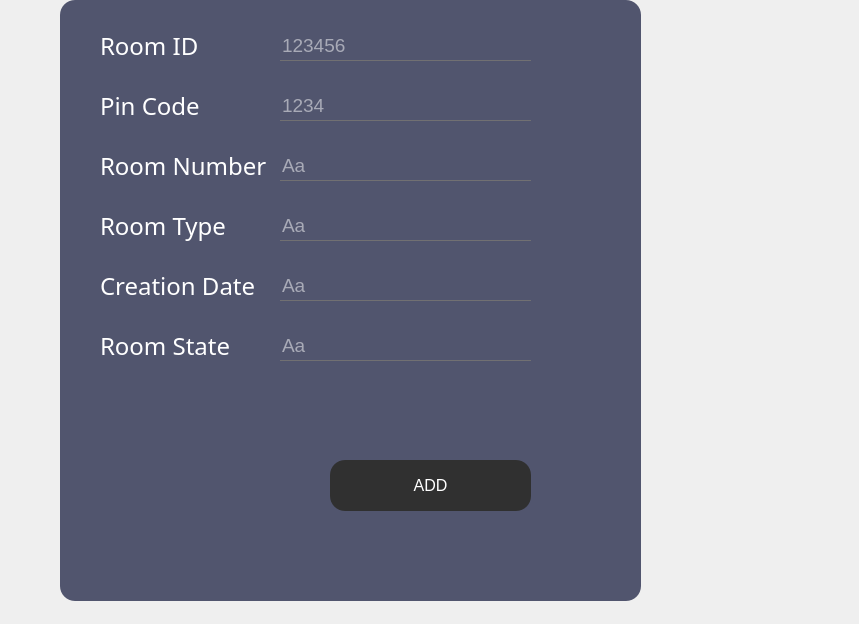
<?xml version="1.0" encoding="UTF-8"?>
<ui version="4.0">
 <class>add</class>
 <widget class="QDialog" name="add">
  <property name="geometry">
   <rect>
    <x>0</x>
    <y>0</y>
    <width>859</width>
    <height>624</height>
   </rect>
  </property>
  <property name="windowTitle">
   <string>Dialog</string>
  </property>
  <property name="styleSheet">
   <string notr="true">*{
background:url(C:/Users/hedi2/downloads/hamer.jpg)
}</string>
  </property>
  <widget class="QFrame" name="add_room">
   <property name="geometry">
    <rect>
     <x>60</x>
     <y>0</y>
     <width>581</width>
     <height>601</height>
    </rect>
   </property>
   <property name="styleSheet">
    <string notr="true">QFrame
{
	background:#51556e;
    border-radius:15px;
}</string>
   </property>
   <property name="frameShape">
    <enum>QFrame::StyledPanel</enum>
   </property>
   <property name="frameShadow">
    <enum>QFrame::Raised</enum>
   </property>
   <widget class="QPushButton" name="ADD">
    <property name="geometry">
     <rect>
      <x>270</x>
      <y>460</y>
      <width>201</width>
      <height>51</height>
     </rect>
    </property>
    <property name="font">
     <font>
      <pointsize>12</pointsize>
     </font>
    </property>
    <property name="styleSheet">
     <string notr="true">*{
color:white;
border-radius: 15px;
background:#303030;
}

*:hover
{
	color:#303030;
	border-radius:15px;
	background:white
}</string>
    </property>
    <property name="text">
     <string>ADD</string>
    </property>
   </widget>
   <widget class="QLineEdit" name="LRI">
    <property name="geometry">
     <rect>
      <x>220</x>
      <y>30</y>
      <width>251</width>
      <height>31</height>
     </rect>
    </property>
    <property name="font">
     <font>
      <pointsize>14</pointsize>
     </font>
    </property>
    <property name="acceptDrops">
     <bool>true</bool>
    </property>
    <property name="styleSheet">
     <string notr="true">*{
background:transparent;
border:none;
color:white;
border-bottom:1px solid #717072;
}</string>
    </property>
    <property name="inputMask">
     <string/>
    </property>
    <property name="text">
     <string/>
    </property>
    <property name="maxLength">
     <number>32767</number>
    </property>
    <property name="echoMode">
     <enum>QLineEdit::Normal</enum>
    </property>
    <property name="placeholderText">
     <string>123456</string>
    </property>
   </widget>
   <widget class="QLabel" name="RID">
    <property name="geometry">
     <rect>
      <x>40</x>
      <y>20</y>
      <width>121</width>
      <height>51</height>
     </rect>
    </property>
    <property name="styleSheet">
     <string notr="true">*{
    font-family:century gothic;
    font-size:24px;
	color:white;
}

</string>
    </property>
    <property name="text">
     <string>Room ID</string>
    </property>
   </widget>
   <widget class="QLabel" name="pc">
    <property name="geometry">
     <rect>
      <x>40</x>
      <y>80</y>
      <width>111</width>
      <height>51</height>
     </rect>
    </property>
    <property name="styleSheet">
     <string notr="true">*{
    font-family:century gothic;
    font-size:24px;
	color:white;
}

</string>
    </property>
    <property name="text">
     <string>Pin Code</string>
    </property>
   </widget>
   <widget class="QLineEdit" name="LCP">
    <property name="geometry">
     <rect>
      <x>220</x>
      <y>90</y>
      <width>251</width>
      <height>31</height>
     </rect>
    </property>
    <property name="font">
     <font>
      <pointsize>14</pointsize>
     </font>
    </property>
    <property name="acceptDrops">
     <bool>true</bool>
    </property>
    <property name="styleSheet">
     <string notr="true">*{
background:transparent;
border:none;
color:white;
border-bottom:1px solid #717072;
}</string>
    </property>
    <property name="inputMask">
     <string/>
    </property>
    <property name="text">
     <string/>
    </property>
    <property name="maxLength">
     <number>32767</number>
    </property>
    <property name="echoMode">
     <enum>QLineEdit::Normal</enum>
    </property>
    <property name="placeholderText">
     <string>1234</string>
    </property>
   </widget>
   <widget class="QLabel" name="RN">
    <property name="geometry">
     <rect>
      <x>40</x>
      <y>140</y>
      <width>181</width>
      <height>51</height>
     </rect>
    </property>
    <property name="styleSheet">
     <string notr="true">*{
    font-family:century gothic;
    font-size:24px;
	color:white;
}

</string>
    </property>
    <property name="text">
     <string>Room Number</string>
    </property>
   </widget>
   <widget class="QLineEdit" name="LRN">
    <property name="geometry">
     <rect>
      <x>220</x>
      <y>150</y>
      <width>251</width>
      <height>31</height>
     </rect>
    </property>
    <property name="font">
     <font>
      <pointsize>14</pointsize>
     </font>
    </property>
    <property name="acceptDrops">
     <bool>true</bool>
    </property>
    <property name="styleSheet">
     <string notr="true">*{
background:transparent;
border:none;
color:white;
border-bottom:1px solid #717072;
}</string>
    </property>
    <property name="inputMask">
     <string/>
    </property>
    <property name="text">
     <string/>
    </property>
    <property name="maxLength">
     <number>32767</number>
    </property>
    <property name="echoMode">
     <enum>QLineEdit::Normal</enum>
    </property>
    <property name="placeholderText">
     <string>Aa</string>
    </property>
   </widget>
   <widget class="QLabel" name="RT">
    <property name="geometry">
     <rect>
      <x>40</x>
      <y>200</y>
      <width>151</width>
      <height>51</height>
     </rect>
    </property>
    <property name="styleSheet">
     <string notr="true">*{
    font-family:century gothic;
    font-size:24px;
	color:white;
}

</string>
    </property>
    <property name="text">
     <string>Room Type</string>
    </property>
   </widget>
   <widget class="QLineEdit" name="LRT">
    <property name="geometry">
     <rect>
      <x>220</x>
      <y>210</y>
      <width>251</width>
      <height>31</height>
     </rect>
    </property>
    <property name="font">
     <font>
      <pointsize>14</pointsize>
     </font>
    </property>
    <property name="acceptDrops">
     <bool>true</bool>
    </property>
    <property name="styleSheet">
     <string notr="true">*{
background:transparent;
border:none;
color:white;
border-bottom:1px solid #717072;
}</string>
    </property>
    <property name="inputMask">
     <string/>
    </property>
    <property name="text">
     <string/>
    </property>
    <property name="maxLength">
     <number>32767</number>
    </property>
    <property name="echoMode">
     <enum>QLineEdit::Normal</enum>
    </property>
    <property name="placeholderText">
     <string>Aa</string>
    </property>
   </widget>
   <widget class="QLabel" name="CD">
    <property name="geometry">
     <rect>
      <x>40</x>
      <y>260</y>
      <width>201</width>
      <height>51</height>
     </rect>
    </property>
    <property name="styleSheet">
     <string notr="true">*{
    font-family:century gothic;
    font-size:24px;
	color:white;
}

</string>
    </property>
    <property name="text">
     <string>Creation Date</string>
    </property>
   </widget>
   <widget class="QLabel" name="RS">
    <property name="geometry">
     <rect>
      <x>40</x>
      <y>320</y>
      <width>151</width>
      <height>51</height>
     </rect>
    </property>
    <property name="styleSheet">
     <string notr="true">*{
    font-family:century gothic;
    font-size:24px;
	color:white;
}

</string>
    </property>
    <property name="text">
     <string>Room State</string>
    </property>
   </widget>
   <widget class="QLineEdit" name="LRS">
    <property name="geometry">
     <rect>
      <x>220</x>
      <y>330</y>
      <width>251</width>
      <height>31</height>
     </rect>
    </property>
    <property name="font">
     <font>
      <pointsize>14</pointsize>
     </font>
    </property>
    <property name="acceptDrops">
     <bool>true</bool>
    </property>
    <property name="styleSheet">
     <string notr="true">*{
background:transparent;
border:none;
color:white;
border-bottom:1px solid #717072;
}</string>
    </property>
    <property name="inputMask">
     <string/>
    </property>
    <property name="text">
     <string/>
    </property>
    <property name="maxLength">
     <number>32767</number>
    </property>
    <property name="echoMode">
     <enum>QLineEdit::Normal</enum>
    </property>
    <property name="placeholderText">
     <string>Aa</string>
    </property>
   </widget>
   <widget class="QLineEdit" name="LCD">
    <property name="geometry">
     <rect>
      <x>220</x>
      <y>270</y>
      <width>251</width>
      <height>31</height>
     </rect>
    </property>
    <property name="font">
     <font>
      <pointsize>14</pointsize>
     </font>
    </property>
    <property name="acceptDrops">
     <bool>true</bool>
    </property>
    <property name="styleSheet">
     <string notr="true">*{
background:transparent;
border:none;
color:white;
border-bottom:1px solid #717072;
}</string>
    </property>
    <property name="inputMask">
     <string/>
    </property>
    <property name="text">
     <string/>
    </property>
    <property name="maxLength">
     <number>32767</number>
    </property>
    <property name="echoMode">
     <enum>QLineEdit::Normal</enum>
    </property>
    <property name="placeholderText">
     <string>Aa</string>
    </property>
   </widget>
   <zorder>ADD</zorder>
   <zorder>RID</zorder>
   <zorder>pc</zorder>
   <zorder>LRI</zorder>
   <zorder>LCP</zorder>
   <zorder>RN</zorder>
   <zorder>LRN</zorder>
   <zorder>RT</zorder>
   <zorder>LRT</zorder>
   <zorder>CD</zorder>
   <zorder>RS</zorder>
   <zorder>LRS</zorder>
   <zorder>LCD</zorder>
  </widget>
 </widget>
 <resources/>
 <connections/>
</ui>
